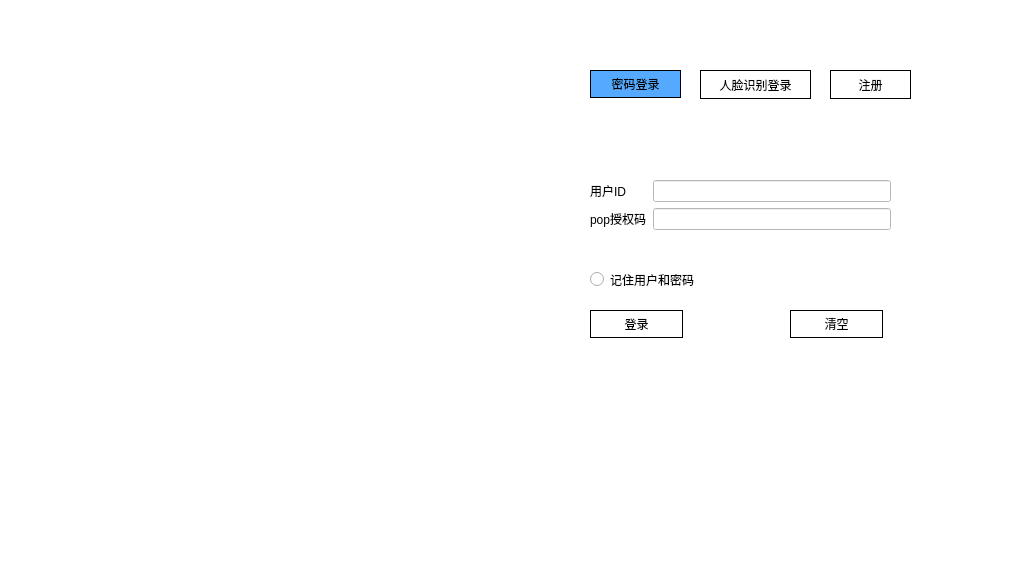
<?xml version="1.0" encoding="UTF-8"?>
<ui version="4.0">
 <class>Form</class>
 <widget class="QWidget" name="Form">
  <property name="enabled">
   <bool>true</bool>
  </property>
  <property name="geometry">
   <rect>
    <x>0</x>
    <y>0</y>
    <width>1020</width>
    <height>581</height>
   </rect>
  </property>
  <property name="windowTitle">
   <string/>
  </property>
  <property name="styleSheet">
   <string notr="true">background-color: rgb(255, 255, 255);</string>
  </property>
  <widget class="QStackedWidget" name="stackedWidget">
   <property name="geometry">
    <rect>
     <x>590</x>
     <y>130</y>
     <width>411</width>
     <height>341</height>
    </rect>
   </property>
   <property name="currentIndex">
    <number>0</number>
   </property>
   <widget class="QWidget" name="page">
    <widget class="QPushButton" name="pushButton_4">
     <property name="geometry">
      <rect>
       <x>0</x>
       <y>180</y>
       <width>93</width>
       <height>28</height>
      </rect>
     </property>
     <property name="styleSheet">
      <string notr="true">QPushButton{
border: 1px solid;
}</string>
     </property>
     <property name="text">
      <string>登录</string>
     </property>
    </widget>
    <widget class="QPushButton" name="pushButton_5">
     <property name="geometry">
      <rect>
       <x>200</x>
       <y>180</y>
       <width>93</width>
       <height>28</height>
      </rect>
     </property>
     <property name="styleSheet">
      <string notr="true">QPushButton{
border: 1px solid;
}</string>
     </property>
     <property name="text">
      <string>清空</string>
     </property>
    </widget>
    <widget class="QRadioButton" name="radioButton">
     <property name="geometry">
      <rect>
       <x>0</x>
       <y>140</y>
       <width>141</width>
       <height>19</height>
      </rect>
     </property>
     <property name="text">
      <string>记住用户和密码</string>
     </property>
    </widget>
    <widget class="QWidget" name="formLayoutWidget">
     <property name="geometry">
      <rect>
       <x>0</x>
       <y>50</y>
       <width>301</width>
       <height>65</height>
      </rect>
     </property>
     <layout class="QFormLayout" name="formLayout">
      <item row="0" column="1">
       <widget class="QLineEdit" name="lineEdit_4"/>
      </item>
      <item row="1" column="1">
       <widget class="QLineEdit" name="lineEdit_5">
        <property name="echoMode">
         <enum>QLineEdit::Password</enum>
        </property>
       </widget>
      </item>
      <item row="0" column="0">
       <widget class="QLabel" name="label_2">
        <property name="text">
         <string>用户ID</string>
        </property>
       </widget>
      </item>
      <item row="1" column="0">
       <widget class="QLabel" name="label_7">
        <property name="text">
         <string>pop授权码</string>
        </property>
       </widget>
      </item>
     </layout>
    </widget>
   </widget>
   <widget class="QWidget" name="page_2">
    <widget class="QLabel" name="label_3">
     <property name="geometry">
      <rect>
       <x>10</x>
       <y>70</y>
       <width>321</width>
       <height>271</height>
      </rect>
     </property>
     <property name="text">
      <string/>
     </property>
    </widget>
   </widget>
   <widget class="QWidget" name="page_4">
    <widget class="QWidget" name="formLayoutWidget_2">
     <property name="geometry">
      <rect>
       <x>10</x>
       <y>80</y>
       <width>291</width>
       <height>61</height>
      </rect>
     </property>
     <layout class="QFormLayout" name="formLayout_2">
      <item row="0" column="0">
       <widget class="QLabel" name="label_6">
        <property name="text">
         <string>用户ID</string>
        </property>
       </widget>
      </item>
      <item row="0" column="1">
       <widget class="QLineEdit" name="lineEdit_3">
        <property name="styleSheet">
         <string notr="true"/>
        </property>
       </widget>
      </item>
      <item row="1" column="0">
       <widget class="QLabel" name="label_5">
        <property name="text">
         <string>pop3授权码</string>
        </property>
       </widget>
      </item>
      <item row="1" column="1">
       <widget class="QLineEdit" name="lineEdit_2">
        <property name="echoMode">
         <enum>QLineEdit::Password</enum>
        </property>
       </widget>
      </item>
     </layout>
    </widget>
    <widget class="QPushButton" name="pushButton_8">
     <property name="geometry">
      <rect>
       <x>210</x>
       <y>190</y>
       <width>93</width>
       <height>28</height>
      </rect>
     </property>
     <property name="styleSheet">
      <string notr="true">QPushButton{
border: 1px solid;
}</string>
     </property>
     <property name="text">
      <string>清空</string>
     </property>
    </widget>
    <widget class="QPushButton" name="pushButton_6">
     <property name="geometry">
      <rect>
       <x>10</x>
       <y>190</y>
       <width>93</width>
       <height>28</height>
      </rect>
     </property>
     <property name="styleSheet">
      <string notr="true">QPushButton{
border: 1px solid;
}</string>
     </property>
     <property name="text">
      <string>注册</string>
     </property>
    </widget>
   </widget>
  </widget>
  <widget class="QLabel" name="label">
   <property name="geometry">
    <rect>
     <x>20</x>
     <y>90</y>
     <width>501</width>
     <height>401</height>
    </rect>
   </property>
   <property name="text">
    <string/>
   </property>
  </widget>
  <widget class="QPushButton" name="pushButton">
   <property name="geometry">
    <rect>
     <x>590</x>
     <y>70</y>
     <width>91</width>
     <height>28</height>
    </rect>
   </property>
   <property name="styleSheet">
    <string notr="true">QPushButton{
background-color: rgb(85, 170, 255);
border: 1px solid;
}</string>
   </property>
   <property name="text">
    <string>密码登录</string>
   </property>
  </widget>
  <widget class="QPushButton" name="pushButton_2">
   <property name="geometry">
    <rect>
     <x>700</x>
     <y>70</y>
     <width>111</width>
     <height>29</height>
    </rect>
   </property>
   <property name="styleSheet">
    <string notr="true">QPushButton{
border: 1px solid;
}</string>
   </property>
   <property name="text">
    <string>人脸识别登录</string>
   </property>
  </widget>
  <widget class="QPushButton" name="pushButton_3">
   <property name="geometry">
    <rect>
     <x>830</x>
     <y>70</y>
     <width>81</width>
     <height>29</height>
    </rect>
   </property>
   <property name="styleSheet">
    <string notr="true">QPushButton{
border: 1px solid;
}</string>
   </property>
   <property name="text">
    <string>注册</string>
   </property>
  </widget>
 </widget>
 <resources/>
 <connections>
  <connection>
   <sender>pushButton_4</sender>
   <signal>clicked()</signal>
   <receiver>Form</receiver>
   <slot>pb4()</slot>
   <hints>
    <hint type="sourcelabel">
     <x>656</x>
     <y>331</y>
    </hint>
    <hint type="destinationlabel">
     <x>476</x>
     <y>698</y>
    </hint>
   </hints>
  </connection>
  <connection>
   <sender>pushButton_5</sender>
   <signal>clicked()</signal>
   <receiver>Form</receiver>
   <slot>pb5()</slot>
   <hints>
    <hint type="sourcelabel">
     <x>833</x>
     <y>337</y>
    </hint>
    <hint type="destinationlabel">
     <x>811</x>
     <y>577</y>
    </hint>
   </hints>
  </connection>
  <connection>
   <sender>pushButton_8</sender>
   <signal>clicked()</signal>
   <receiver>Form</receiver>
   <slot>pb8()</slot>
   <hints>
    <hint type="sourcelabel">
     <x>852</x>
     <y>347</y>
    </hint>
    <hint type="destinationlabel">
     <x>879</x>
     <y>572</y>
    </hint>
   </hints>
  </connection>
  <connection>
   <sender>pushButton</sender>
   <signal>clicked()</signal>
   <receiver>Form</receiver>
   <slot>password()</slot>
   <hints>
    <hint type="sourcelabel">
     <x>591</x>
     <y>81</y>
    </hint>
    <hint type="destinationlabel">
     <x>-10</x>
     <y>148</y>
    </hint>
   </hints>
  </connection>
  <connection>
   <sender>pushButton_3</sender>
   <signal>clicked()</signal>
   <receiver>Form</receiver>
   <slot>register()</slot>
   <hints>
    <hint type="sourcelabel">
     <x>910</x>
     <y>71</y>
    </hint>
    <hint type="destinationlabel">
     <x>-5</x>
     <y>124</y>
    </hint>
   </hints>
  </connection>
  <connection>
   <sender>pushButton_2</sender>
   <signal>clicked()</signal>
   <receiver>Form</receiver>
   <slot>face()</slot>
   <hints>
    <hint type="sourcelabel">
     <x>801</x>
     <y>71</y>
    </hint>
    <hint type="destinationlabel">
     <x>-6</x>
     <y>85</y>
    </hint>
   </hints>
  </connection>
  <connection>
   <sender>pushButton_6</sender>
   <signal>clicked()</signal>
   <receiver>Form</receiver>
   <slot>pb6()</slot>
   <hints>
    <hint type="sourcelabel">
     <x>644</x>
     <y>342</y>
    </hint>
    <hint type="destinationlabel">
     <x>425</x>
     <y>594</y>
    </hint>
   </hints>
  </connection>
 </connections>
 <slots>
  <slot>password()</slot>
  <slot>face()</slot>
  <slot>register()</slot>
  <slot>pb4()</slot>
  <slot>pb5()</slot>
  <slot>pb7()</slot>
  <slot>pb8()</slot>
  <slot>pb6()</slot>
  <slot>pb9()</slot>
 </slots>
</ui>
